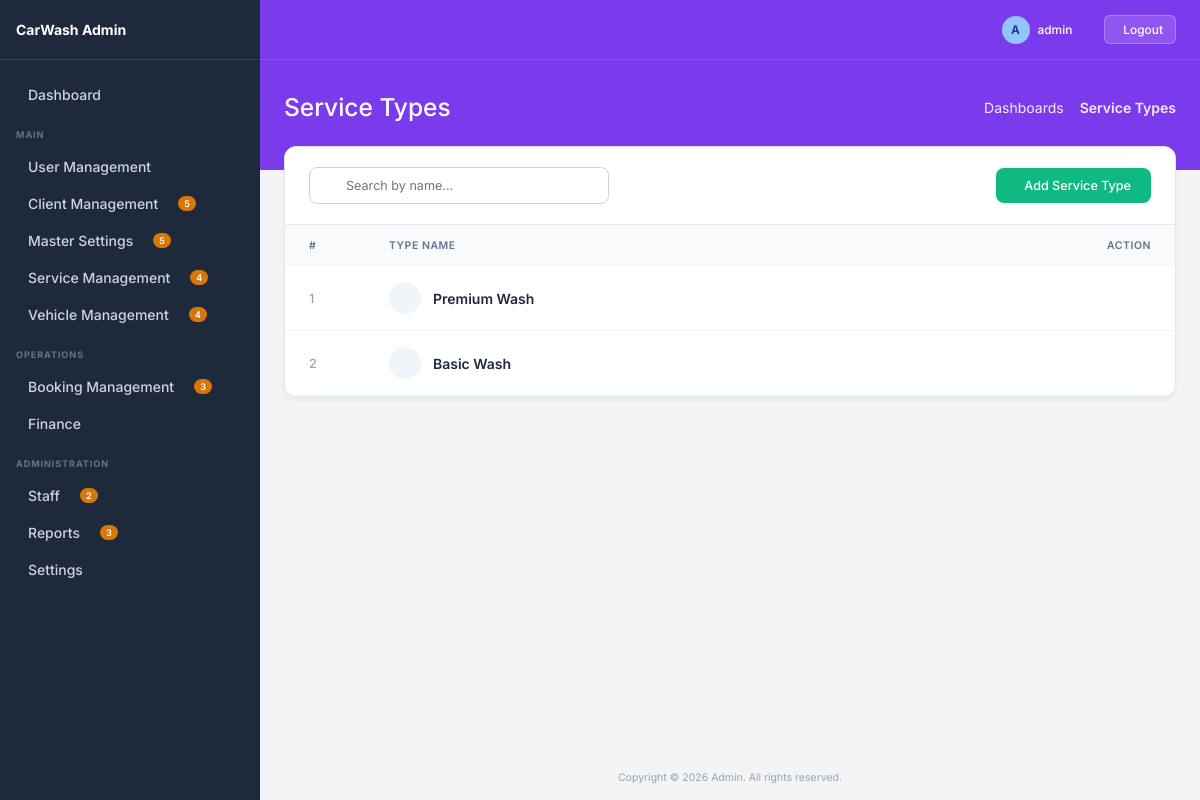
The app's page /service-types/ (signed in), older data.
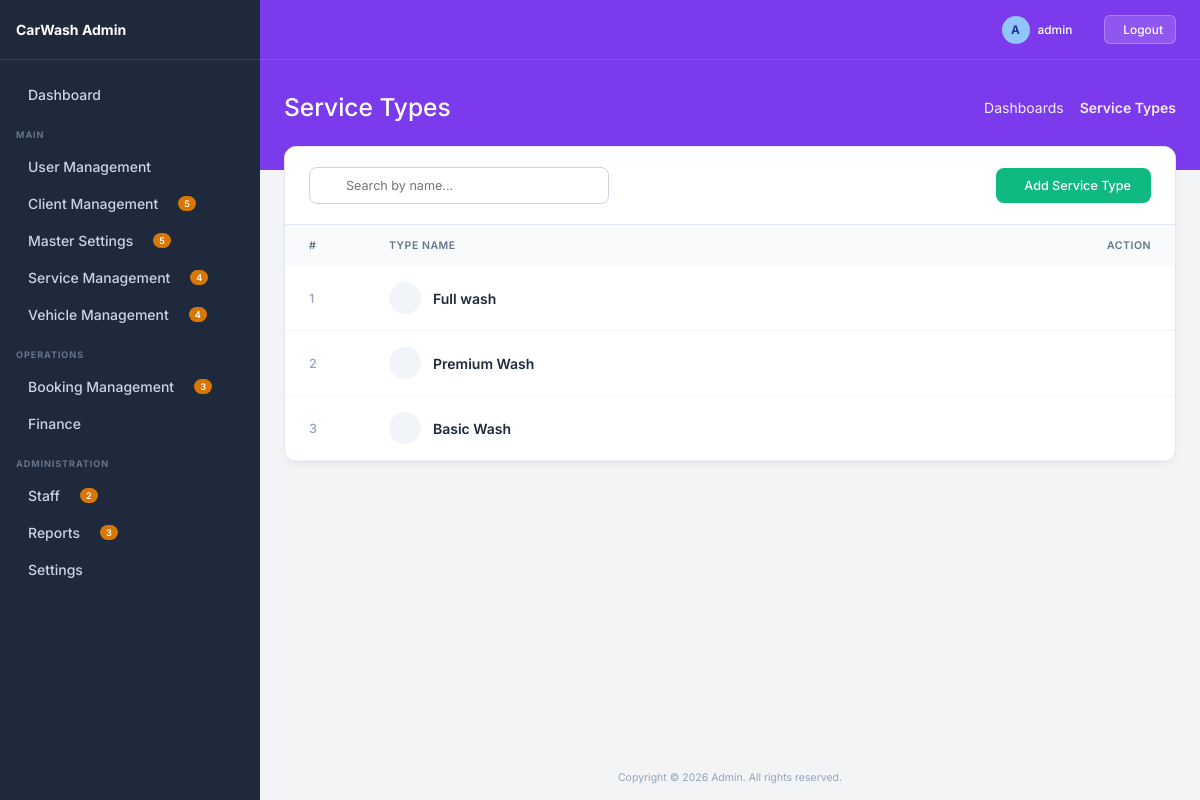
The same page, newer data.
### service_management/models.py (models this page shows, shortened)
class ServiceType(BaseModel):
    name = models.CharField(max_length=100)

### service_management/views.py (the view)
# urls.py: path('service-types/', views.service_type_list, name='service_type_list'),
@login_required
def service_type_list(request):
    search = request.GET.get('search', '')
    queryset = ServiceType.objects.filter(is_deleted=False).order_by('-date_added')
    if search:
        queryset = queryset.filter(name__icontains=search)
    paginator = Paginator(queryset, 10)
    page_obj = paginator.get_page(request.GET.get('page'))
    return render(request, 'service_type/list.html', {
        'page_obj': page_obj,
        'search': search,
        'title': 'Service Types'
    })

### service_management/templates/service_type/list.html (shortened to what this page needs)
{% extends 'base.html' %}
{% block page_title %}Service Types{% endblock %}
{% block breadcrumb_active %}Service Types{% endblock %}
{% block content %}
<div class="list-container">
    <div class="list-header">
        <form method="GET" class="search-wrapper">
            <input type="text" name="search" value="{{search}}" placeholder="Search by name..." class="search-input">
        </form>
        <a href="{% url 'service_type_create' %}" class="btn-create">
             Add Service Type
        </a>
    </div>
    <div style="overflow-x: auto;">
        <table class="premium-table">
            <thead>
                <tr>
                    <th style="width: 80px;">#</th>
                    <th>Type Name</th>
                    <th style="width: 120px; text-align: right;">Action</th>
                </tr>
            </thead>
            <tbody>
                {% for obj in page_obj %}
                <tr>
                    <td style="font-weight: 500; color: #94a3b8;">{{ forloop.counter }}</td>
                    <td style="font-weight: 600; color: #1e293b;">
                        <div style="display: flex; align-items: center; gap: 12px;">
                            <div style="width: 32px; height: 32px; border-radius: 50%; background: #f1f5f9; display: flex; align-items: center; justify-content: center; color: #64748b;">
                            </div>
                            <div>
                                <div style="color: #1e293b;">{{ obj.name }}</div>
                            </div>
                        </div>
                    </td>
                    <td style="text-align: right;">
                        <div style="display: flex; gap: 8px; justify-content: flex-end;">
                            <a href="{% url 'service_type_edit' obj.id %}" class="action-btn edit" title="Edit">
                            </a>
                            <a href="{% url 'service_type_delete' obj.id %}" onclick="return confirm('Delete this service type?')" class="action-btn delete" title="Delete">
                            </a>
                        </div>
                    </td>
                </tr>
                {% endfor %}
            </tbody>
        </table>
    </div>
</div>
{% endblock %}

Row changes from the older to the newer data that the page shows:
added ServiceType: name "Full wash"
